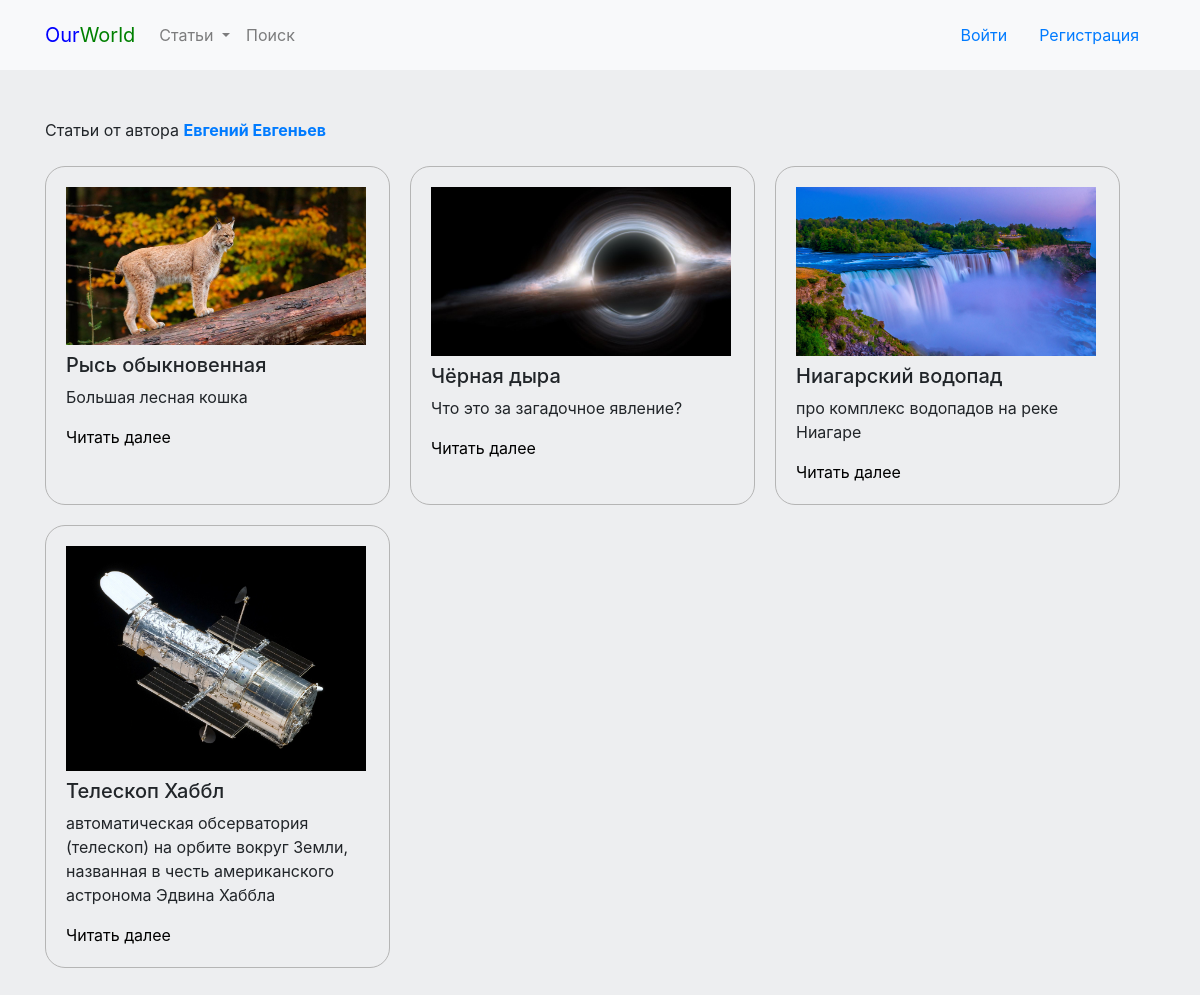
Screenshot of /articles.php?id=4 with the database file from the repository.
### tables this page shows
CREATE TABLE `users` (
  `id` bigint(24) NOT NULL,
  `name` varchar(255) DEFAULT NULL,
  `surname` varchar(250) DEFAULT NULL,
  `email` varchar(150) DEFAULT NULL,
  `login` varchar(255) DEFAULT NULL,
  `password` varchar(255) DEFAULT NULL,
  `avatar` varchar(500) DEFAULT 'storage/avatars/avatar.png',
  `description` text DEFAULT 'Автор и читатель на Our World!'
);

CREATE TABLE `articles` (
  `id` bigint(24) NOT NULL,
  `title` varchar(255) DEFAULT NULL,
  `short` varchar(500) DEFAULT NULL,
  `category_id` bigint(24) DEFAULT NULL,
  `body` text DEFAULT NULL,
  `image` varchar(500) DEFAULT NULL,
  `user_id` bigint(24) DEFAULT NULL,
  `time` date NOT NULL DEFAULT current_timestamp(),
  `public` int(10) DEFAULT 1
);

### app/User.php (called while the page is built, shortened)
<?php
class User extends Connect
{
    public static function get_one($id)
    {
        $id = htmlspecialchars($id);
        $sql = "SELECT * FROM `users` WHERE `id` = '$id'";
        $query = mysqli_query(self::db(), $sql);
        return mysqli_fetch_assoc($query);
    }
}

### app/Connect.php (called while the page is built, shortened)
<?php
class Connect
{
    private static $host = "127.0.0.1";
    private static $user = "root";
    private static $password = "";
    private static $name = "ourworld";
    public static function db()
    {
        $db = mysqli_connect(self::$host, self::$user, self::$password, self::$name);
        return $db;
    }
}

### app/Article.php (called while the page is built, shortened)
<?php
class Article extends Connect
{
    public static function get_userid($user_id)
    {
        $user_id = htmlspecialchars($user_id);
        $sql = "SELECT * FROM `articles` WHERE `user_id` = '$user_id'";
        $query = mysqli_query(self::db(), $sql);
        return $query;
    }
}

### articles.php (the view, shortened to what this page needs)
<!DOCTYPE html>
<html lang="en">
<?php require_once "includes/head.php" ?>
<body>
<?php require_once "includes/header.php" ?>
    <main>
        <div class="container mt-5">
            <p>Статьи от автора <a href="profile.php?id=<?=$_GET["id"]?>"><b><?=User::get_one($_GET["id"])["name"]?> <?=User::get_one($_GET["id"])["surname"]?></b></a></p>
            <div class="articles mt-4 mb-5">
                <?php
                    $articles = Article::get_userid($_GET["id"]);
                    ?>
                    <?php
                    while($article = mysqli_fetch_assoc($articles))
                    {
                    ?>
                        <div class="article">
                            <img src="<?=$article["image"]?>" align="center" width="300">
                            <h5 class="mt-2"><?=$article["title"]?></h5>
                            <p class="description mt-2">
                                <?=$article["short"]?>
                            </p>
                            <a href="/one.php?id=<?=$article["id"]?>">Читать далее</a>
                        </div>
                    <?php
                    }
                ?>
            </div>
        </div>
    </main>
</body>
</html>

### assets/css/style.css (style rules this page uses)
html, body { background-color: #EDEEF0; }
.articles { display: flex; flex-wrap: wrap; gap: 20px; }
.article { border: 1px solid rgb(181, 181, 181); padding: 20px; border-radius: 20px; width: 345px; }
.article a { color: black; }

### rows the page displays
users: name "Евгений", surname "Евгеньев"
articles: image (picture), title "Рысь обыкновенная", short "Большая лесная кошка"
articles: image (picture), title "Чёрная дыра", short "Что это за загадочное явление?"
articles: image (picture), title "Ниагарский водопад", short "про комплекс водопадов на реке Ниагаре"
articles: image (picture), title "Телескоп Хаббл", short "автоматическая обсерватория (телескоп) на орбите вокруг Земли, названная в честь американского астронома Эдвина Хаббла"
